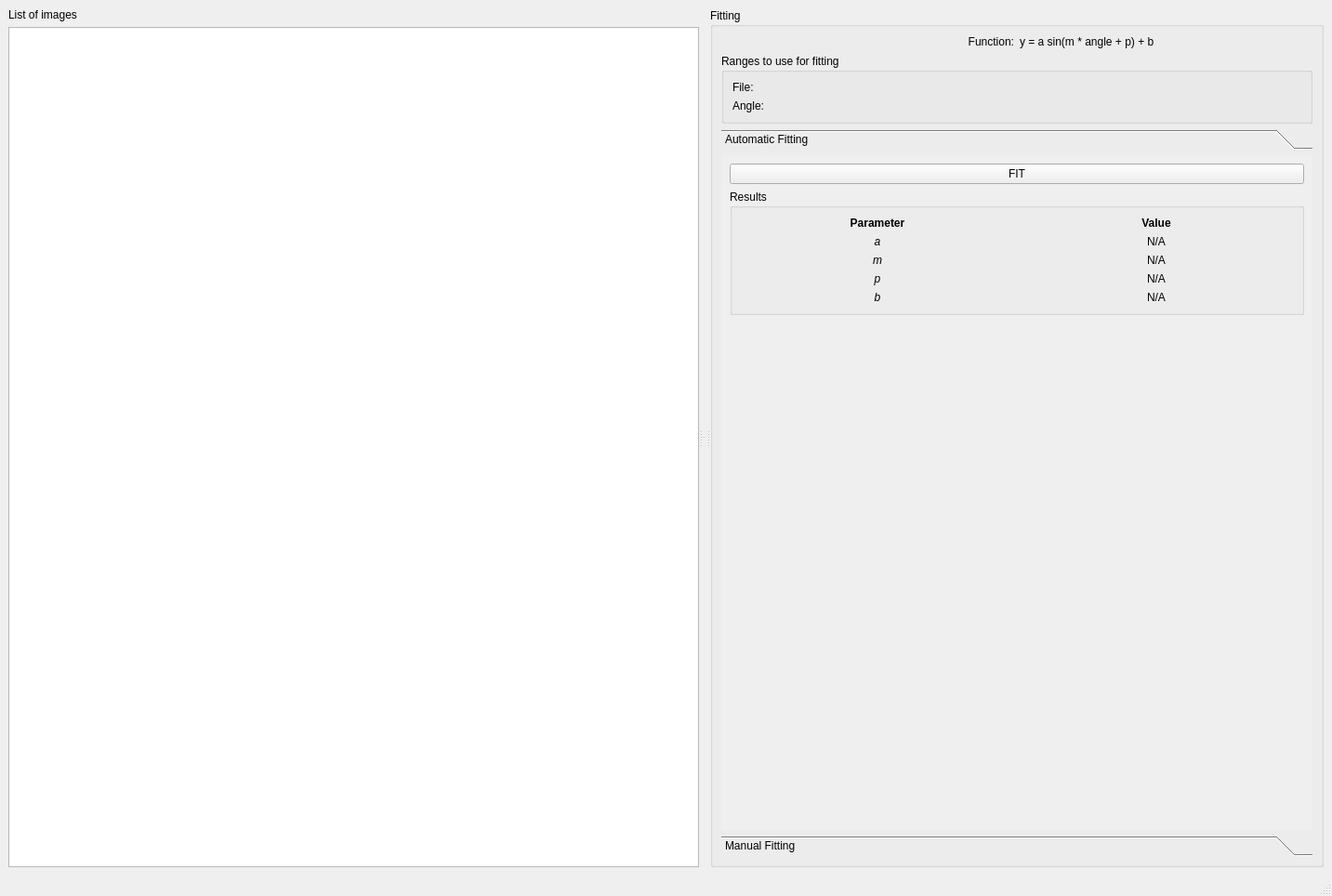
<?xml version="1.0" encoding="UTF-8"?>
<ui version="4.0">
 <class>MainWindow</class>
 <widget class="QMainWindow" name="MainWindow">
  <property name="geometry">
   <rect>
    <x>0</x>
    <y>0</y>
    <width>1433</width>
    <height>964</height>
   </rect>
  </property>
  <property name="windowTitle">
   <string>MainWindow</string>
  </property>
  <widget class="QWidget" name="centralwidget">
   <layout class="QVBoxLayout" name="verticalLayout_6">
    <item>
     <widget class="QSplitter" name="splitter_3">
      <property name="orientation">
       <enum>Qt::Horizontal</enum>
      </property>
      <widget class="QSplitter" name="splitter_2">
       <property name="orientation">
        <enum>Qt::Horizontal</enum>
       </property>
       <widget class="QWidget" name="">
        <layout class="QVBoxLayout" name="verticalLayout_5">
         <item>
          <widget class="QLabel" name="label">
           <property name="text">
            <string>List of images</string>
           </property>
          </widget>
         </item>
         <item>
          <widget class="QListWidget" name="listWidget"/>
         </item>
        </layout>
       </widget>
       <widget class="QSplitter" name="splitter">
        <property name="orientation">
         <enum>Qt::Vertical</enum>
        </property>
        <widget class="QWidget" name="top_widget" native="true"/>
        <widget class="QWidget" name="bottom_widget" native="true"/>
       </widget>
      </widget>
      <widget class="QGroupBox" name="groupBox">
       <property name="title">
        <string>Fitting</string>
       </property>
       <layout class="QVBoxLayout" name="verticalLayout_4">
        <item>
         <layout class="QHBoxLayout" name="horizontalLayout">
          <item>
           <widget class="QLabel" name="label_2">
            <property name="text">
             <string>Function:</string>
            </property>
            <property name="alignment">
             <set>Qt::AlignRight|Qt::AlignTrailing|Qt::AlignVCenter</set>
            </property>
           </widget>
          </item>
          <item>
           <widget class="QLabel" name="label_3">
            <property name="text">
             <string>y = a sin(m * angle + p) + b</string>
            </property>
           </widget>
          </item>
         </layout>
        </item>
        <item>
         <widget class="QGroupBox" name="groupBox_6">
          <property name="title">
           <string>Ranges to use for fitting</string>
          </property>
          <layout class="QGridLayout" name="gridLayout_4">
           <item row="0" column="0">
            <widget class="QLabel" name="label_22">
             <property name="maximumSize">
              <size>
               <width>50</width>
               <height>16777215</height>
              </size>
             </property>
             <property name="text">
              <string>File:</string>
             </property>
            </widget>
           </item>
           <item row="0" column="1">
            <widget class="QWidget" name="file_range_widget" native="true"/>
           </item>
           <item row="1" column="0">
            <widget class="QLabel" name="label_24">
             <property name="maximumSize">
              <size>
               <width>50</width>
               <height>16777215</height>
              </size>
             </property>
             <property name="text">
              <string>Angle:</string>
             </property>
            </widget>
           </item>
           <item row="1" column="1">
            <widget class="QWidget" name="angle_range_widget" native="true"/>
           </item>
          </layout>
         </widget>
        </item>
        <item>
         <widget class="QToolBox" name="toolBox">
          <property name="currentIndex">
           <number>0</number>
          </property>
          <widget class="QWidget" name="page">
           <property name="geometry">
            <rect>
             <x>0</x>
             <y>0</y>
             <width>779</width>
             <height>655</height>
            </rect>
           </property>
           <attribute name="label">
            <string>Automatic Fitting</string>
           </attribute>
           <layout class="QVBoxLayout" name="verticalLayout">
            <item>
             <widget class="QPushButton" name="pushButton_3">
              <property name="text">
               <string>FIT</string>
              </property>
             </widget>
            </item>
            <item>
             <widget class="QGroupBox" name="groupBox_4">
              <property name="title">
               <string>Results</string>
              </property>
              <layout class="QGridLayout" name="gridLayout_2">
               <item row="0" column="0">
                <widget class="QLabel" name="label_9">
                 <property name="font">
                  <font>
                   <weight>75</weight>
                   <bold>true</bold>
                  </font>
                 </property>
                 <property name="text">
                  <string>Parameter</string>
                 </property>
                 <property name="alignment">
                  <set>Qt::AlignCenter</set>
                 </property>
                </widget>
               </item>
               <item row="0" column="1">
                <widget class="QLabel" name="label_10">
                 <property name="font">
                  <font>
                   <weight>75</weight>
                   <bold>true</bold>
                  </font>
                 </property>
                 <property name="text">
                  <string>Value</string>
                 </property>
                 <property name="alignment">
                  <set>Qt::AlignCenter</set>
                 </property>
                </widget>
               </item>
               <item row="1" column="0">
                <widget class="QLabel" name="label_11">
                 <property name="font">
                  <font>
                   <italic>true</italic>
                  </font>
                 </property>
                 <property name="text">
                  <string>a</string>
                 </property>
                 <property name="alignment">
                  <set>Qt::AlignCenter</set>
                 </property>
                </widget>
               </item>
               <item row="1" column="1">
                <widget class="QLabel" name="label_15">
                 <property name="text">
                  <string>N/A</string>
                 </property>
                 <property name="alignment">
                  <set>Qt::AlignCenter</set>
                 </property>
                </widget>
               </item>
               <item row="2" column="0">
                <widget class="QLabel" name="label_12">
                 <property name="font">
                  <font>
                   <italic>true</italic>
                  </font>
                 </property>
                 <property name="text">
                  <string>m</string>
                 </property>
                 <property name="alignment">
                  <set>Qt::AlignCenter</set>
                 </property>
                </widget>
               </item>
               <item row="2" column="1">
                <widget class="QLabel" name="label_16">
                 <property name="text">
                  <string>N/A</string>
                 </property>
                 <property name="alignment">
                  <set>Qt::AlignCenter</set>
                 </property>
                </widget>
               </item>
               <item row="3" column="0">
                <widget class="QLabel" name="label_13">
                 <property name="font">
                  <font>
                   <italic>true</italic>
                  </font>
                 </property>
                 <property name="text">
                  <string>p</string>
                 </property>
                 <property name="alignment">
                  <set>Qt::AlignCenter</set>
                 </property>
                </widget>
               </item>
               <item row="3" column="1">
                <widget class="QLabel" name="label_17">
                 <property name="text">
                  <string>N/A</string>
                 </property>
                 <property name="alignment">
                  <set>Qt::AlignCenter</set>
                 </property>
                </widget>
               </item>
               <item row="4" column="0">
                <widget class="QLabel" name="label_14">
                 <property name="font">
                  <font>
                   <italic>true</italic>
                  </font>
                 </property>
                 <property name="text">
                  <string>b</string>
                 </property>
                 <property name="alignment">
                  <set>Qt::AlignCenter</set>
                 </property>
                </widget>
               </item>
               <item row="4" column="1">
                <widget class="QLabel" name="label_18">
                 <property name="text">
                  <string>N/A</string>
                 </property>
                 <property name="alignment">
                  <set>Qt::AlignCenter</set>
                 </property>
                </widget>
               </item>
              </layout>
             </widget>
            </item>
            <item>
             <spacer name="verticalSpacer">
              <property name="orientation">
               <enum>Qt::Vertical</enum>
              </property>
              <property name="sizeHint" stdset="0">
               <size>
                <width>20</width>
                <height>40</height>
               </size>
              </property>
             </spacer>
            </item>
           </layout>
          </widget>
          <widget class="QWidget" name="page_2">
           <property name="geometry">
            <rect>
             <x>0</x>
             <y>0</y>
             <width>779</width>
             <height>655</height>
            </rect>
           </property>
           <attribute name="label">
            <string>Manual Fitting</string>
           </attribute>
           <layout class="QVBoxLayout" name="verticalLayout_3">
            <item>
             <widget class="QGroupBox" name="groupBox_5">
              <property name="title">
               <string>Setup</string>
              </property>
              <layout class="QVBoxLayout" name="verticalLayout_2">
               <item>
                <layout class="QGridLayout" name="gridLayout_3">
                 <item row="0" column="0">
                  <widget class="QLabel" name="label_19">
                   <property name="font">
                    <font>
                     <weight>75</weight>
                     <bold>true</bold>
                    </font>
                   </property>
                   <property name="text">
                    <string>Parameter</string>
                   </property>
                  </widget>
                 </item>
                 <item row="0" column="1">
                  <widget class="QLabel" name="label_20">
                   <property name="font">
                    <font>
                     <weight>75</weight>
                     <bold>true</bold>
                    </font>
                   </property>
                   <property name="text">
                    <string>Value</string>
                   </property>
                   <property name="alignment">
                    <set>Qt::AlignCenter</set>
                   </property>
                  </widget>
                 </item>
                 <item row="0" column="2">
                  <widget class="QLabel" name="label_29">
                   <property name="font">
                    <font>
                     <weight>75</weight>
                     <bold>true</bold>
                    </font>
                   </property>
                   <property name="text">
                    <string>Fixed</string>
                   </property>
                  </widget>
                 </item>
                 <item row="1" column="0">
                  <widget class="QLabel" name="label_21">
                   <property name="font">
                    <font>
                     <italic>true</italic>
                    </font>
                   </property>
                   <property name="text">
                    <string>a</string>
                   </property>
                   <property name="alignment">
                    <set>Qt::AlignCenter</set>
                   </property>
                  </widget>
                 </item>
                 <item row="1" column="1">
                  <widget class="QLineEdit" name="lineEdit_5"/>
                 </item>
                 <item row="1" column="2">
                  <widget class="QCheckBox" name="checkBox">
                   <property name="text">
                    <string/>
                   </property>
                  </widget>
                 </item>
                 <item row="2" column="0">
                  <widget class="QLabel" name="label_23">
                   <property name="font">
                    <font>
                     <italic>true</italic>
                    </font>
                   </property>
                   <property name="text">
                    <string>m</string>
                   </property>
                   <property name="alignment">
                    <set>Qt::AlignCenter</set>
                   </property>
                  </widget>
                 </item>
                 <item row="2" column="1">
                  <widget class="QLineEdit" name="lineEdit_6"/>
                 </item>
                 <item row="2" column="2">
                  <widget class="QCheckBox" name="checkBox_2">
                   <property name="text">
                    <string/>
                   </property>
                  </widget>
                 </item>
                 <item row="3" column="0">
                  <widget class="QLabel" name="label_25">
                   <property name="font">
                    <font>
                     <italic>true</italic>
                    </font>
                   </property>
                   <property name="text">
                    <string>p</string>
                   </property>
                   <property name="alignment">
                    <set>Qt::AlignCenter</set>
                   </property>
                  </widget>
                 </item>
                 <item row="3" column="1">
                  <widget class="QLineEdit" name="lineEdit_7"/>
                 </item>
                 <item row="3" column="2">
                  <widget class="QCheckBox" name="checkBox_3">
                   <property name="text">
                    <string/>
                   </property>
                  </widget>
                 </item>
                 <item row="4" column="0">
                  <widget class="QLabel" name="label_27">
                   <property name="font">
                    <font>
                     <italic>true</italic>
                    </font>
                   </property>
                   <property name="text">
                    <string>b</string>
                   </property>
                   <property name="alignment">
                    <set>Qt::AlignCenter</set>
                   </property>
                  </widget>
                 </item>
                 <item row="4" column="1">
                  <widget class="QLineEdit" name="lineEdit_8"/>
                 </item>
                 <item row="4" column="2">
                  <widget class="QCheckBox" name="checkBox_4">
                   <property name="text">
                    <string/>
                   </property>
                  </widget>
                 </item>
                </layout>
               </item>
               <item>
                <layout class="QHBoxLayout" name="horizontalLayout_2">
                 <item>
                  <widget class="QPushButton" name="pushButton_4">
                   <property name="text">
                    <string>Import parameters from auto mode</string>
                   </property>
                  </widget>
                 </item>
                 <item>
                  <spacer name="horizontalSpacer">
                   <property name="orientation">
                    <enum>Qt::Horizontal</enum>
                   </property>
                   <property name="sizeHint" stdset="0">
                    <size>
                     <width>40</width>
                     <height>20</height>
                    </size>
                   </property>
                  </spacer>
                 </item>
                </layout>
               </item>
              </layout>
             </widget>
            </item>
            <item>
             <widget class="QPushButton" name="pushButton">
              <property name="text">
               <string>FIT</string>
              </property>
             </widget>
            </item>
            <item>
             <spacer name="verticalSpacer_2">
              <property name="orientation">
               <enum>Qt::Vertical</enum>
              </property>
              <property name="sizeHint" stdset="0">
               <size>
                <width>20</width>
                <height>359</height>
               </size>
              </property>
             </spacer>
            </item>
           </layout>
          </widget>
         </widget>
        </item>
       </layout>
      </widget>
     </widget>
    </item>
   </layout>
  </widget>
  <widget class="QMenuBar" name="menubar">
   <property name="geometry">
    <rect>
     <x>0</x>
     <y>0</y>
     <width>1433</width>
     <height>22</height>
    </rect>
   </property>
  </widget>
  <widget class="QStatusBar" name="statusbar"/>
 </widget>
 <resources/>
 <connections/>
</ui>
